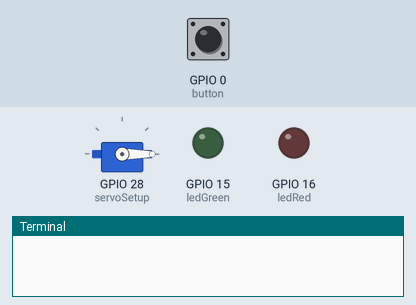
A program run on a simulated Raspberry Pi (BCM pin numbers). Parts: servo, output pins drawn as LEDs (lit = HIGH), the last lines printed to the terminal. Dashed ring = blinking. The inputs (shaded band) are chosen by the test bench; at power-on: GPIO 0 (button) HIGH.

Above: at 1.2 s.
1.3 s: GPIO 0 (button) pulled LOW for 0.15 s
At 1.7 s:
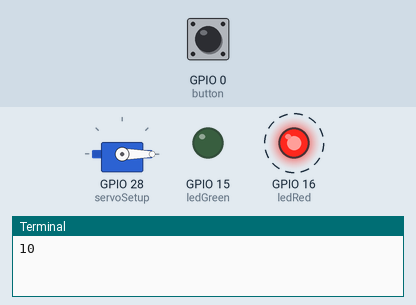
At 11.8 s:
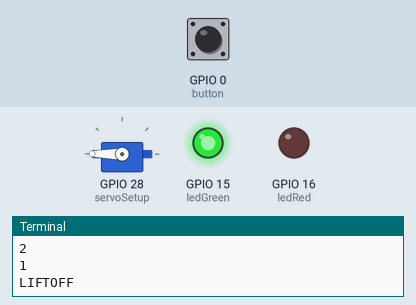
Timing chart, 0 to 12.8 s (numbered marks = the images above; inputs shaded):
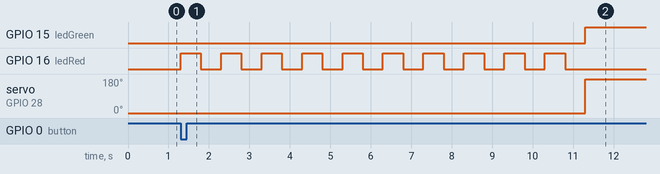

Measured:
- after the input at 1.3 s, GPIO 15 (ledGreen): LOW → HIGH after 10.0 s; GPIO 16 (ledRed): alternates HIGH for 0.50 s and LOW for 0.50 s, 20 changes in all, then stays LOW, starting at once; servo on GPIO 28 (servoSetup): 0° → 180° after 10.0 s

The program:

GrayLaunchpad4Basic.py
```python
# type: ignore

from time import sleep
import board
import digitalio
import pwmio
from adafruit_motor import servo

ledGreen = digitalio.DigitalInOut(board.GP15)  # set up green led, connnect to bottom left pin
ledGreen.direction = digitalio.Direction.OUTPUT

ledRed = digitalio.DigitalInOut(board.GP16)  # set up red led, connect to bottom right pin
ledRed.direction = digitalio.Direction.OUTPUT

button = digitalio.DigitalInOut(board.GP0)
button.pull = digitalio.Pull.UP  # set up button to be True when NOT pressed

servoSetup = pwmio.PWMOut(board.GP28, duty_cycle = 2 ** 15, frequency = 50)
myServo = servo.Servo(servoSetup, min_pulse = 500, max_pulse = 2500)

myServo.angle = 0

while True:
  if button.value == False:  # if button is pressed
    for i in range(10, 0, -1):  # loop from 10-1, backwards by 1
        # if button.value == False:
        #     print("ABORT LAUNCH")
        #     while button.value == True:
        #         pass

        print(i)  # print out count
        ledRed.value = True  # blink on
        sleep(.5)  # one second between each count
        ledRed.value = False
        sleep(.5)  # blink off
    print("LIFTOFF") # once it counts down to 0, print liftoff
    myServo.angle = 180

    while True:
        ledGreen.value = True  # keep the green light on
```
